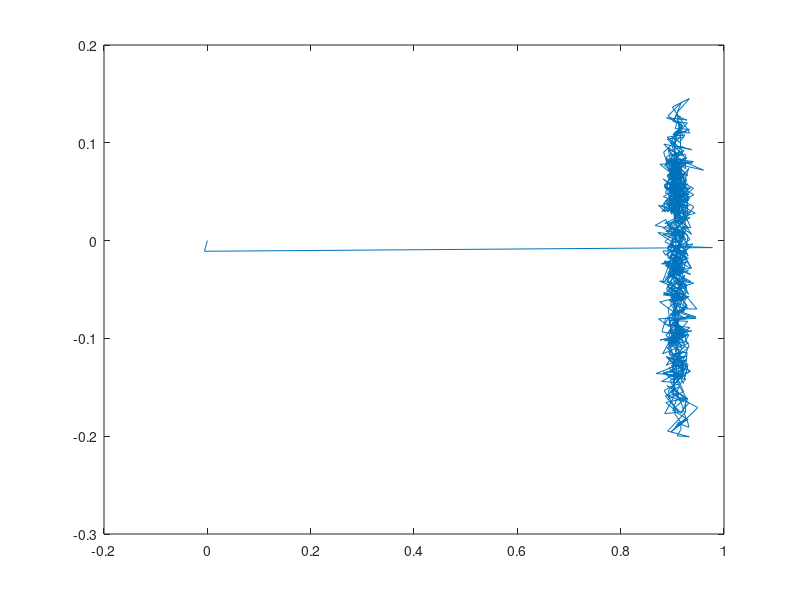

MATLAB code to generate this figure:
%% Test Kalman filter

clear all, close all, clc;

%% Data
N = 1000;
Ts = 1;
beta = 0.1;
ux = 1;
uy = 1;

F = [ 0 1 0 0 ; 0 -beta 0 0 ; 0 0 1 0 ; 0 0 -beta 0 ];
u = [ 0 ux 0 uy ];

H = [1 0 0 0 ; 0 0 1 0];

eta = random ('norm', 0, 0.01, 4, N);
b = 1; 

%% System model equation
% x[n] = phi*x[n-1] + eta[n-1] + b*u[n-1]

% z[n] = H*x[n] + v[n]

phi = expm(F*Ts);

%% Simulation of boat
x(:,1) = [ 0 0 0 0 ];

for i=2:N
    x(:,i) = F*x(:,i-1) + eta(:,i-1) + b .* u';
end

plot(x(1,:), x(3,:));